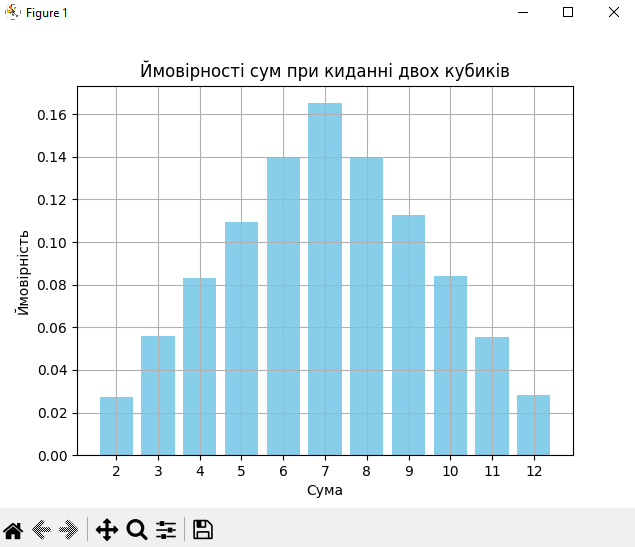

This chart was generated by the following Python code:
import random
import matplotlib.pyplot as plt

def roll_dice():
    return random.randint(1, 6) + random.randint(1, 6)

def monte_carlo_simulation(num_rolls):
    sum_counts = {i: 0 for i in range(2, 13)}
    
    for _ in range(num_rolls):
        roll_sum = roll_dice()
        sum_counts[roll_sum] += 1
    
    probabilities = {s: count / num_rolls for s, count in sum_counts.items()}
    return probabilities

def plot_probabilities(probabilities):
    sums = list(probabilities.keys())
    probs = list(probabilities.values())
    
    plt.bar(sums, probs, color='skyblue')
    plt.xlabel('Сума')
    plt.ylabel('Ймовірність')
    plt.title('Ймовірності сум при киданні двох кубиків')
    plt.xticks(range(2, 13))
    plt.grid(True)
    plt.show()

def main():
    num_rolls = 100000  
    probabilities = monte_carlo_simulation(num_rolls)
    plot_probabilities(probabilities)
    
    # Порівняння з аналітичними розрахунками
    analytical_probabilities = {
        2: 1/36, 3: 2/36, 4: 3/36, 5: 4/36, 6: 5/36,
        7: 6/36, 8: 5/36, 9: 4/36, 10: 3/36, 11: 2/36, 12: 1/36
    }
    
    print("Симуляційні ймовірності:")
    for s in range(2, 13):
        print(f"Сума {s}: {probabilities[s] * 100:.2f}%")

    print("\nАналітичні ймовірності:")
    for s in range(2, 13):
        print(f"Сума {s}: {analytical_probabilities[s] * 100:.2f}%")


if __name__ == "__main__":
    main()
